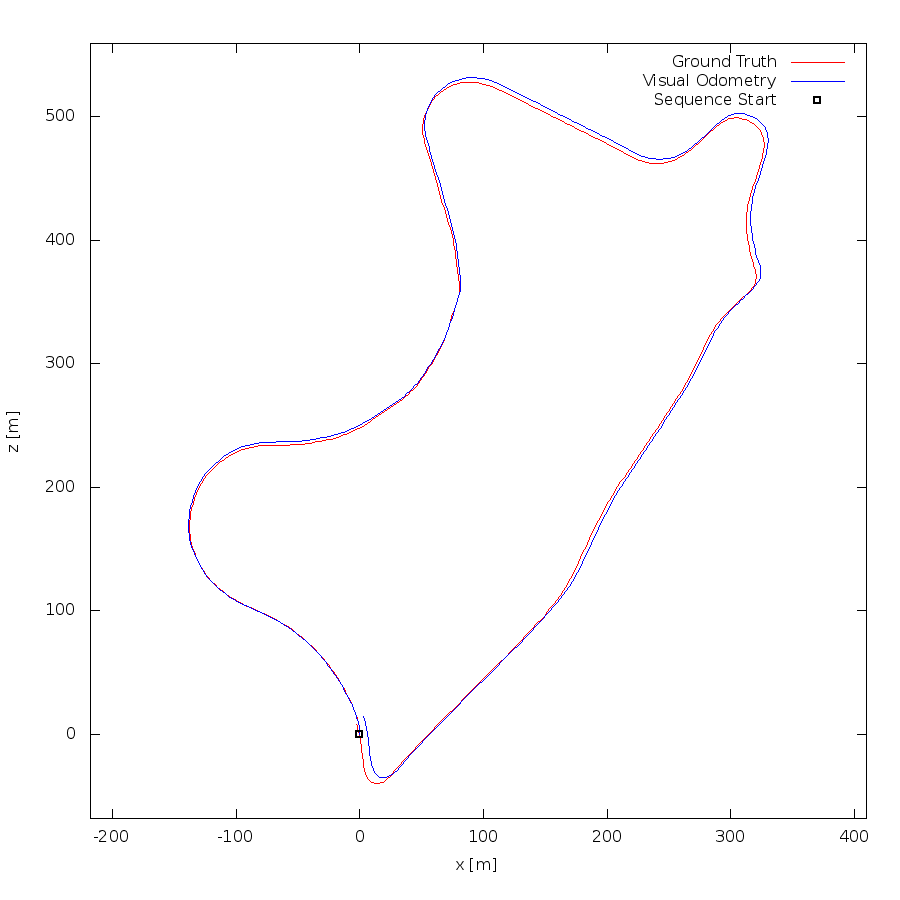

Write gnuplot code to recreate this figure.
set term postscript eps enhanced color
set output "09.eps"
set size ratio -1
set xrange [-218:410]
set yrange [-68:559]
set xlabel "x [m]"
set ylabel "z [m]"
plot "09.txt" using 1:2 lc rgb "#FF0000" title 'Ground Truth' w lines,"09.txt" using 3:4 lc rgb "#0000FF" title 'Visual Odometry' w lines,"< head -1 09.txt" using 1:2 lc rgb "#000000" pt 4 ps 1 lw 2 title 'Sequence Start' w points
